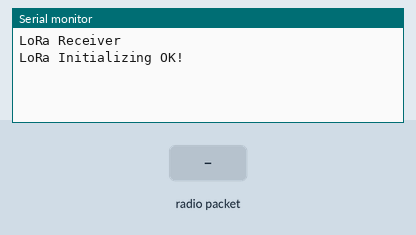
Simulated run of this sketch. Board: Arduino Uno, built with avr-gcc and run on an emulated ATmega328P. Shown: the last lines printed to the serial monitor. The test bench sets the inputs (shaded band). No radio packets arrive unless stated.

Above: at 1.2 s.
1.3 s: radio packet "1" arrives
At 1.6 s:
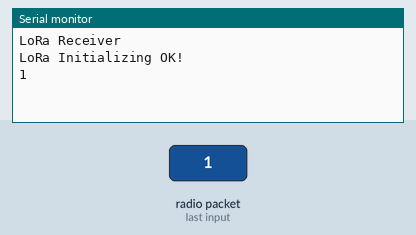
2.8 s: radio packet "0" arrives
At 4.0 s:
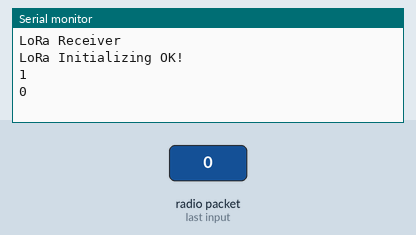
4.3 s: radio packet "2" arrives
At 5.1 s:
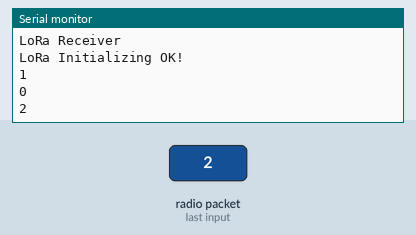

The sketch:

3sept2024receiver.ino
```cpp
#include <SPI.h>
#include <LoRa.h>

// Pin Definitions
#define SS 10
#define RST 9
#define DI0 2
#define BAND 433E6

void setup() {
  // Start Serial communication
  Serial.begin(115200);
  while (!Serial);

  Serial.println("LoRa Receiver");

  // Initialize LoRa module
  LoRa.setPins(SS, RST, DI0);
  if (!LoRa.begin(BAND)) {
    Serial.println("Starting LoRa failed!");
    while (1);
  }
  Serial.println("LoRa Initializing OK!");
}

void loop() {
  // Try to parse the packet
  int packetSize = LoRa.parsePacket();
  if (packetSize) {
    String receivedData = "";
    while (LoRa.available()) {
      char c = LoRa.read();
      receivedData += c;
    }
    Serial.println(receivedData);
  }

  // Add a small delay to prevent excessive CPU usage
  delay(10);
}
```

Measured:
- after the input at 1.3 s, the serial monitor: prints a new line at once (image 1)
- after the input at 2.8 s, the serial monitor: prints a new line at once (image 2)
- after the input at 4.3 s, the serial monitor: prints a new line at once (image 3)
